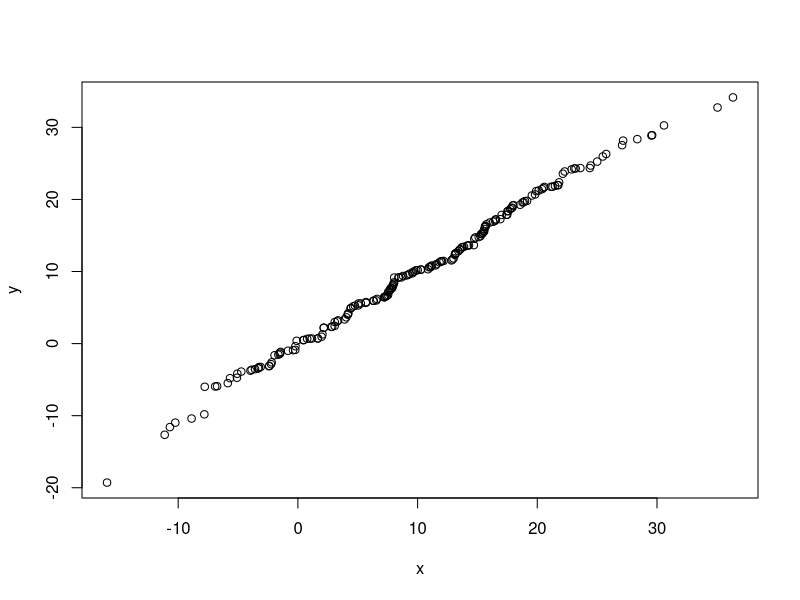

R code for this plot: (Note: this script raises an error after producing the figure.)
## ---- chunk 1
knitr::opts_chunk$set(echo = TRUE)
## ---- chunk 2
library(tidyverse)

x <- sort(rnorm(200, mean = 10, sd = 10))
y <- sort(rnorm(200, mean = 10, sd = 10))

plot(x,y)

## ---- chunk 3

# function for Q-Q plot, input => numeric vector x.
make_qqplot <- function(x) {
  nx <- sort(x)
  y <- sort(rnorm(length(nx), mean(nx), sd(nx)))
  
  plot(nx,y)
}

# testing function
rv <- rnorm(500, 45, 100)
nn <- r(500, 55,5)
make_qqplot(rv)

